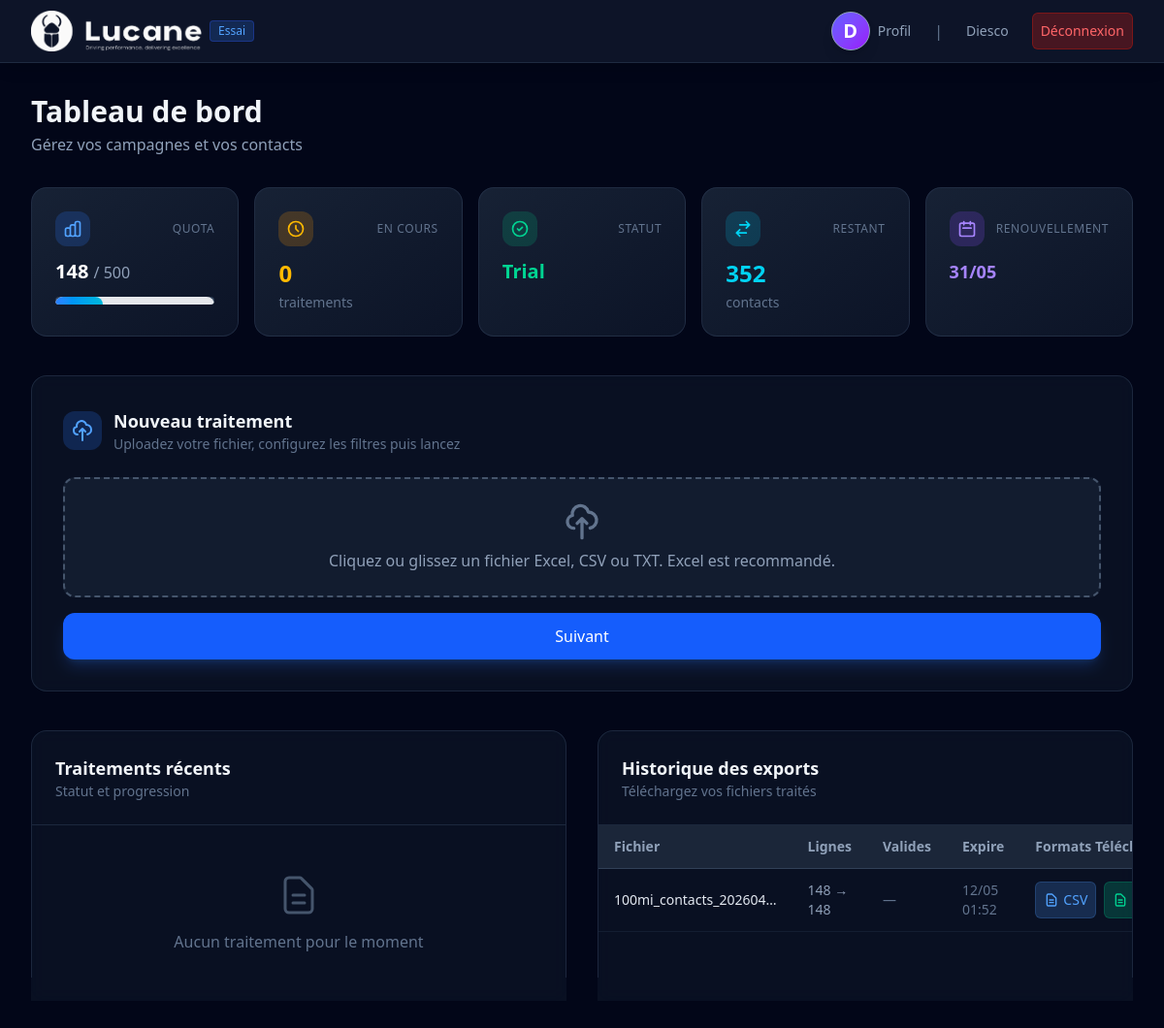
The app's page /dashboard/ (signed in), older data.
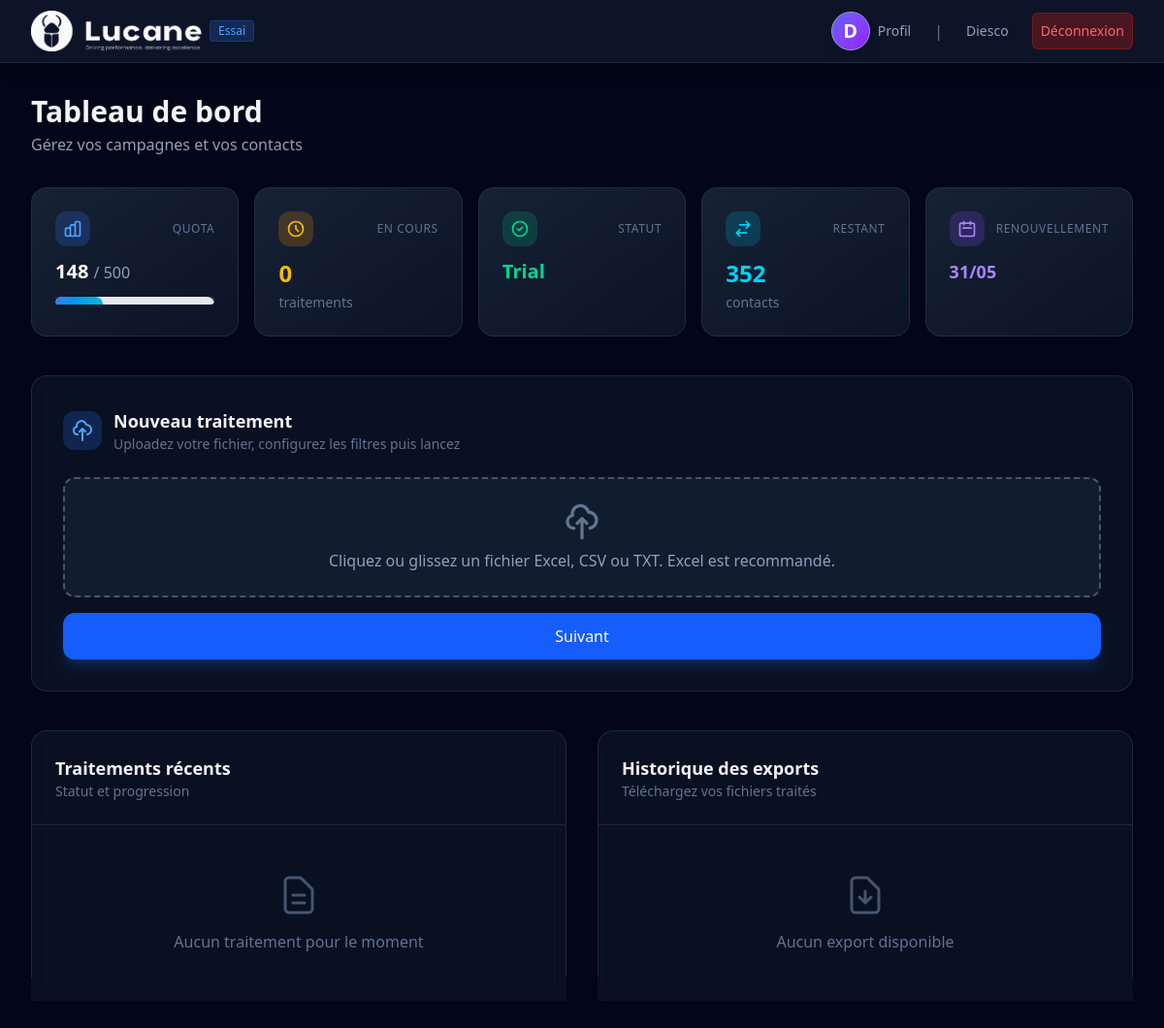
The same page, newer data.
### apps/companies/models.py (models this page shows, shortened)
class ProcessingHistory(models.Model):
    company = models.ForeignKey(
        Company,
        on_delete=models.CASCADE,
        related_name='processings'
    )
    original_filename = models.CharField('Fichier original', max_length=255)
    rows_original = models.IntegerField('Lignes originales', default=0)
    rows_after_filter = models.IntegerField('Lignes après filtre', default=0)
    rows_valid_phones = models.IntegerField('Numéros valides', default=0)
    filters_applied = models.JSONField('Filtres appliqués', default=dict)
    created_at = models.DateTimeField(auto_now_add=True)
    expires_at = models.DateTimeField()
    export_file = models.FileField(
        'Fichier export',
        upload_to=company_export_path,
        null=True,
        blank=True
    )
    export_format = models.CharField('Format export', max_length=10, null=True, blank=True)
    upload = models.OneToOneField(
        UploadedFile,
        on_delete=models.CASCADE,
        related_name='processing_history',
        null=True,
        blank=True
    )
    class Meta:
        verbose_name = 'Historique traitement'
        verbose_name_plural = 'Historiques traitements'

### apps/dashboard/views.py (the view)
# urls.py: path('', views.company_dashboard, name='company_dashboard'),
@login_required
@company_required
def company_dashboard(request):
    company = request.company
    uploads = company.uploads.select_related().order_by('-created_at')[:20]
    processings = company.processings.select_related().order_by('-created_at')[:15]
    quota_used = company.contacts_used_this_month
    quota_total = company.monthly_quota
    pending = company.uploads.filter(status__in=['pending', 'processing', 'cleaning', 'filtering']).count()
    ready_count = company.uploads.filter(status='ready').count()
    total_valid = sum(p.rows_valid_phones for p in processings[:10])
    quota_remaining = max(0, quota_total - quota_used)
    context = {
        'company': company,
        'uploads': uploads,
        'processings': processings,
        'quota_used': quota_used,
        'quota_total': quota_total,
        'quota_percent': min(100, (quota_used / quota_total * 100) if quota_total else 0),
        'quota_remaining': quota_remaining,
        'pending_count': pending,
        'ready_count': ready_count,
        'total_valid': total_valid,
        'quota_reset_at': company.quota_reset_at,
    }
    return render(request, 'dashboard/company_dashboard.html', context)

### templates/dashboard/company_dashboard.html (shortened to what the changed rows need)
{% extends "base.html" %}
{% load static %}
{% load lucide %}
{% block content %}
<div class="max-w-7xl mx-auto px-4 sm:px-6 lg:px-8 py-8">
    <div class="mb-8">
        <h1 class="text-2xl md:text-3xl font-bold text-slate-100">Tableau de bord</h1>
    </div>
    <div class="rounded-2xl border border-slate-700/50 bg-slate-800/30 backdrop-blur-sm p-8 mb-10">
    <div class="flex items-center gap-3 mb-6">
        <div>
            <h2 class="text-lg font-semibold text-slate-100">Nouveau traitement</h2>
        </div>
    </div>
</div>
    <div class="grid lg:grid-cols-2 gap-8">
        <div class="rounded-2xl border border-slate-700/50 bg-slate-800/30 backdrop-blur-sm overflow-hidden">
            <div class="p-6 border-b border-slate-700/50">
                <h2 class="text-lg font-semibold text-slate-100">Traitements récents</h2>
            </div>
        </div>
        <div class="relative rounded-2xl border border-slate-700/50 bg-slate-800/30 backdrop-blur-sm overflow-hidden">
            <div class="p-6 border-b border-slate-700/50">
                <h2 class="text-lg font-semibold text-slate-100">Historique des exports</h2>
            </div>
            {% if processings %}
            <div class="overflow-x-auto max-h-80 overflow-y-auto">
                <table class="w-full text-sm">
                    <thead class="sticky top-0 bg-slate-800/95">
                        <tr class="text-slate-400 border-b border-slate-700 text-left">
                            <th class="py-3 px-4">Fichier</th>
                            <th class="py-3 px-4">Lignes</th>
                            <th class="py-3 px-4">Valides</th>
                            <th class="py-3 px-4">Expire</th>
                            <th class="py-3 px-4">Formats Téléchargement</th>
                        </tr>
                    </thead>
                    <tbody>
                        {% for p in processings %}
                        <tr class="border-b border-slate-700/30 hover:bg-slate-700/20">
                            <td class="py-3 px-4 text-slate-200 font-medium">{{ p.original_filename|truncatechars:22 }}</td>
                            <td class="py-3 px-4 text-slate-400">{{ p.rows_original }} → {{ p.rows_after_filter }}</td>
                            <td class="py-3 px-4 text-emerald-400 font-medium">
                             {% if p.rows_valid_phones  > 0 %}
                               {{ p.rows_valid_phones }}
                            {% else %}
                                <span class="text-slate-500 ">—</span>
                            {% endif %}
                            </td>
                            <td class="py-3 px-4 text-slate-500">{{ p.expires_at|date:"d/m H:i" }}</td>
                          <td class="py-3 px-4">
    <div class="flex flex-row gap-2 items-center text-left justify-center">
          {% if p.rows_after_filter > 0 %}
                <a href="{% url 'dashboard:download_export' p.pk %}?format=csv" class="inline-flex items-center gap-1 bg-blue-400/20 border border-blue-400/20 p-2 rounded-md text-blue-400 hover:text-blue-300 font-medium focus:outline-none">
                        <svg class="w-4 h-4" fill="none" stroke="currentColor" viewBox="0 0 24 24">
                            <path stroke-linecap="round" stroke-linejoin="round" stroke-width="2" d="M9 12h6m-6 4h6m2 5H7a2 2 0 01-2-2V5a2 2 0 012-2h5.586a1 1 0 01.707.293l5.414 5.414a1 1 0 01.293.707V19a2 2 0 01-2 2z"/>
                        </svg>
                        CSV
                </a>
                 <a href="{% url 'dashboard:download_export' p.pk %}?format=excel" class="inline-flex items-center gap-1 bg-emerald-400/20 border border-emerald-400/20 p-2 rounded-md text-emerald-400 hover:text-emerald-300 font-medium focus:outline-none">
                        <svg class="w-4 h-4" fill="none" stroke="currentColor" viewBox="0 0 24 24">
                            <path stroke-linecap="round" stroke-linejoin="round" stroke-width="2" d="M9 12h6m-6 4h6m2 5H7a2 2 0 01-2-2V5a2 2 0 012-2h5.586a1 1 0 01.707.293l5.414 5.414a1 1 0 01.293.707V19a2 2 0 01-2 2z"/>
                        </svg>
                </a>
            </div>
            {% else %}
                <span class="text-slate-500">Aucun export disponible</span>
    {% endif %}
    </div>
                        {% endfor %}
            </div>
            {% else %}
            <div class="p-12 text-center text-slate-500">
                <svg class="w-12 h-12 mx-auto mb-3 text-slate-600" fill="none" stroke="currentColor" viewBox="0 0 24 24"><path stroke-linecap="round" stroke-linejoin="round" stroke-width="1.5" d="M12 10v6m0 0l-3-3m3 3l3-3m2 8H7a2 2 0 01-2-2V5a2 2 0 012-2h5.586a1 1 0 01.707.293l5.414 5.414a1 1 0 01.293.707V19a2 2 0 01-2 2z"/></svg>
                <p>Aucun export disponible</p>
            </div>
            {% endif %}
        </div>
    </div>
</div>
{% endblock %}

Row changes from the older to the newer data that the page shows:
removed ProcessingHistory: original_filename "100mi_contacts_202604…", rows_original "148", rows_after_filter "148", expires_at "12/05 01:52", shows "CSV"
Text that changed along with them:
text no longer shown: "Fichier Lignes Valides Expire Formats…"
text now shown: "Aucun export disponible"
